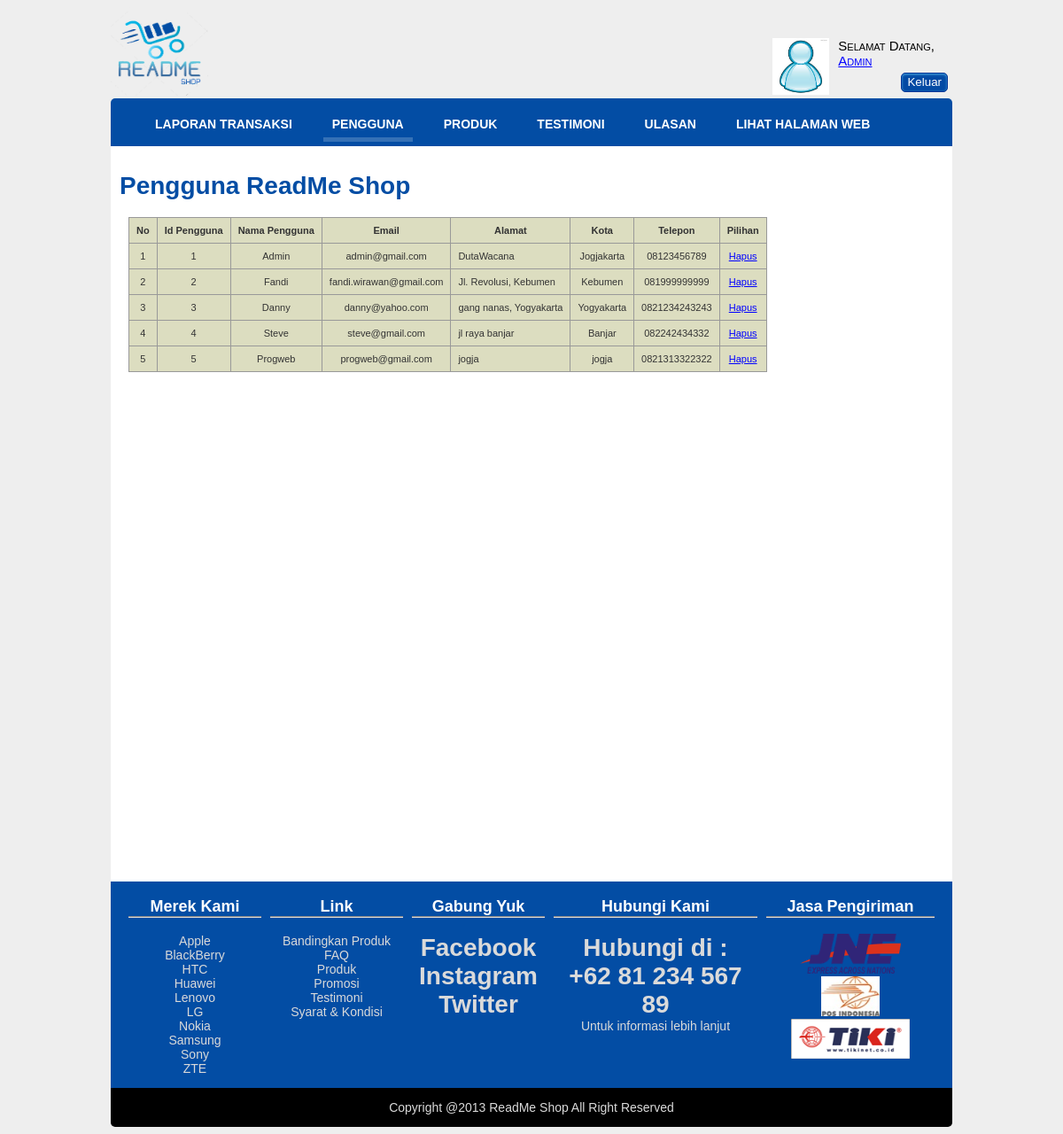
Page /penggunaadmin.php (signed in) on the committed database.
### tables this page shows
CREATE TABLE IF NOT EXISTS `pengguna` (
  `id` int(11) NOT NULL AUTO_INCREMENT,
  `nama_pengguna` varchar(50) NOT NULL,
  `email` varchar(100) NOT NULL,
  `password` varchar(100) NOT NULL,
  `alamat` varchar(100) NOT NULL,
  `kota` varchar(50) NOT NULL,
  `telepon` varchar(25) NOT NULL,
  `gambar` varchar(200) NOT NULL,
  PRIMARY KEY (`id`)
);

### PasswordHash.php (called while the page is built, shortened)
<?php
class PasswordHash {
	function crypt_private($password, $setting)
	{
		$output = '*0';
		$id = substr($setting, 0, 3);
		if ($id != '$P$' && $id != '$H$')
			return $output;
		$output = substr($setting, 0, 12);
		$output .= $this->encode64($hash, 16);
		return $output;
	}
	function CheckPassword($password, $stored_hash)
	{
		$hash = $this->crypt_private($password, $stored_hash);
		if ($hash[0] == '*')
			$hash = crypt($password, $stored_hash);
		return $hash == $stored_hash;
	}
}
?>

### penggunaadmin.php (the view, shortened to what this page needs)
<!DOCTYPE html>
<html lang="en">
<head>
    <link rel="stylesheet" href="css/960_24_col.css" />
    <link rel="stylesheet" href="css/style.css" />
    <link rel="stylesheet" href="css/admin.css" />
</head>
<body>
    <div id="header">
        <div class="container_24">
            <div class="grid_4">
                <img src="images/readmeshoplogo.png" height="100" width="110"/>
            </div>
            <?php
                include("login.php");
            ?>
            <div class="grid_24" id="header_nav">
                <ul class="lavaLamp">
                    <li><a href="laporantransaksiadmin.php">Laporan Transaksi</a> </li>
                    <li class="current"><a href="penggunaadmin.php">Pengguna</a> </li>
                    <li><a href="editprodukadmin.php">Produk</a> </li>
                    <li><a href="edittestimoniadmin.php">Testimoni</a></li>
                    <li><a href="editulasanadmin.php">Ulasan</a></li>
                    <li><a href="index.php">Lihat Halaman Web</a></li>
                </ul>
        </div>
    </div>
    <div id="content">
        <div class="container_24">
            <div id="contentarea" class="grid_24">
                <h1>Pengguna ReadMe Shop</h1>
                <div id="table">
                <table class="center" border="1">
                    <tr id="thead">
			<td>No</td>
                        <td>Id Pengguna</td>
                        <td>Nama Pengguna</td>
                        <td>Email</td>
                        <td>Alamat</td>
                        <td>Kota</td>
                        <td>Telepon</td>
                        <td>Pilihan</td>
		    </tr>
		    <?php
                        require("koneksi.php");
                        $sql = "Select id,nama_pengguna,email,alamat,kota,telepon from pengguna";
                        $result = mysqli_query($koneksi,$sql);
                        $counter=0;
                        while($data = mysqli_fetch_assoc($result))
                        {
                            echo "<tr>";
                            echo "<td>".++$counter."</td>";
                            echo "<td>".$data['id']."</td>";
                            echo "<td>".$data['nama_pengguna']."</td>";
                            echo "<td>".$data['email']."</td>";
                            echo "<td class='justify'>".$data['alamat']."</td>";
                            echo "<td>".$data['kota']."</td>";
                            echo "<td>".$data['telepon']."</td>";
                            echo "<td><a href=hapusdata.php?id=".$data['id']." onClick=\"return confirm('Yakin Mau dihapus datanya ?')\">Hapus</a></td>";
                            echo "</tr>";
                        }
		    ?>
		</table>
                </div>
            </div>
        </div>
    </div>
    <?php
        require("footer.php");
    ?>
</body>
</html>

### login.php (shortened to what this page needs)
<?php
    require("koneksi.php");
    require_once("PasswordHash.php");
    if(!empty($_SESSION['user'])) {
        echo "<div id='login' class='grid_20'>";
        echo "<form id='formlogin' class='right' action='logout.php' method='post'>";
        $id = $_SESSION['user'];
        $sql = "SELECT gambar FROM pengguna WHERE id='".$id."'";
        $result = mysqli_query($koneksi,$sql);
        $data = mysqli_fetch_assoc($result);
        echo "<img class='ava left' src='".$data['gambar']."' width: '64px' height='64px'>";
        $sql = "SELECT password,nama_pengguna FROM pengguna WHERE id ='".$_SESSION['user']."'";
        $result = mysqli_query($koneksi,$sql);
        $data = mysqli_fetch_assoc($result);
        $t_hasher = new PasswordHash(8, FALSE);
        $check=0;
        if($_SESSION['user']==1){
        $check = $t_hasher->CheckPassword($_SESSION['password'],$data['password']);
        }
        if($check==1){
            echo "<span id='penyapa'>Selamat datang,<br><a href='laporantransaksiadmin.php'>".$data['nama_pengguna']."</a></span></br>";
        }else{
        echo "<span id='penyapa'>Selamat Datang, <br/><a href='profil.php'>".$data['nama_pengguna']."</a></span></br>";
        }
        echo "<input class='right logout' id='buttonlogin' type='submit' value='Keluar'>";
        echo "</form></div>";
    }
?>

### css/960_24_col.css (style rules this page uses)
body { min-width: 960px; }
.container_24 { margin-left: auto; margin-right: auto; width: 960px; }
.grid_1, .grid_2, .grid_3, .grid_4, .grid_5, .grid_6, .grid_7, .grid_8, .grid_9, .grid_10, .grid_11, .grid_12, .grid_13, .grid_14, .grid_15, .grid_16, .grid_17, .grid_18, .grid_19, .grid_20, .grid_21, .grid_22, .grid_23, .grid_24 { display: inline; float: left; margin-left: 5px; margin-right: 5px; }
.container_24 .grid_4 { width: 150px; }
.container_24 .grid_20 { width: 790px; }
.container_24 .grid_24 { width: 950px; }
.clearfix:before, .clearfix:after, .container_24:before, .container_24:after { content: '.'; display: block; overflow: hidden; visibility: hidden; font-size: 0; line-height: 0; width: 0; height: 0; }
.clearfix:after, .container_24:after { clear: both; }
.clearfix, .container_24 { zoom: 1; }

### css/style.css (style rules this page uses)
body { font-family: "Calibri",Arial,Helvetica,sans-serif; font-size: 14px; background-color: rgb(238,238,238); }
ul { list-style-type: none; padding-left: 0px; }
.center { text-align: center; }
.justify { text-align: justify; }
.right { float: right; }
.left { float: left; }
#login { height: 50px; padding-top: 35px; }
#formlogin { padding-right: 5px; }
#buttonlogin, #buttontestimoni, #buttonbandingkan, #buttonbeli, #buttonreview, #buttondaftar, #buttonsimpan,.buttonadmin,.buttonTambahOk { background: rgb(3,74,164); box-shadow: 0px 1px 3px 0px rgba(92, 195, 244, 0.8) inset; color: #fff; height: 22px; border: 1px solid rgb(5, 52, 150); border-radius: 5px; padding-bottom: 2px; cursor: pointer; }
a { color: blue; }
#header_nav { background-color: rgb(3,77,164); padding-bottom: 10px; }
#header_nav { border-top-left-radius: 5px; border-top-right-radius: 5px; }
#header_nav ul li { margin-right: 10px; }
#penyapa { font-variant: small-caps; font-size: 15px; float: left; margin-right: 15px; }
.ava { margin-right: 10px; }
.logout { margin-top: 5px; }
.lavaLamp { list-style: none outside none; padding-left:40px; }
.lavaLamp li { float: left; list-style: none; }
.lavaLamp li a { position: relative; overflow: hidden; text-decoration: none; text-transform: uppercase; font: bold 14px arial; color: #fff; outline: none; text-align: center; height: 30px; top: 7px; z-index: 10; letter-spacing: 0; float: left; display: block; margin: auto 10px; }

### css/admin.css (style rules this page uses)
#contentarea { background-color: white; width : 930px; padding: 10px; padding-bottom : 50px; }
#contentarea h1 { color: rgb(3,77,164); }
#table { padding-left: 10px; padding-right: 10px; height: 700px; overflow-y :scroll; overflow-x : hidden; }
#header_nav ul li { margin-right: 25px; }
table { font-family: verdana,arial,sans-serif; font-size:11px; color:#333333; border-width: 1px; border-color: #999999; border-collapse: collapse; }
table td { background:#dcddc0; border-width: 1px; padding: 8px; border-style: solid; border-color: #999999; }
#thead { font-weight: bold; }

### rows in the picture
pengguna: gambar (placeholder picture), nama_pengguna "Admin", id "1", email "admin@gmail.com", alamat "DutaWacana", kota "Jogjakarta", telepon "08123456789"
pengguna: id "2", nama_pengguna "Fandi", email "fandi.wirawan@gmail.com", alamat "Jl. Revolusi, Kebumen", kota "Kebumen", telepon "081999999999"
pengguna: id "3", nama_pengguna "Danny", email "danny@yahoo.com", alamat "gang nanas, Yogyakarta", kota "Yogyakarta", telepon "0821234243243"
pengguna: id "4", nama_pengguna "Steve", email "steve@gmail.com", alamat "jl raya banjar", kota "Banjar", telepon "082242434332"
pengguna: id "5", nama_pengguna "Progweb", email "progweb@gmail.com", alamat "jogja", kota "jogja", telepon "0821313322322"
